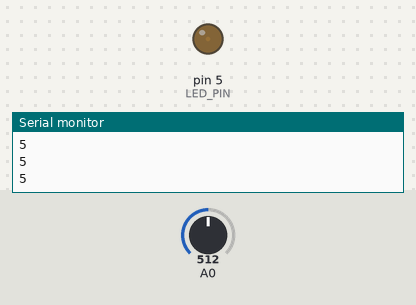
Simulated run of this sketch. Board: Arduino Uno, built with avr-gcc and run on an emulated ATmega328P. Shown: output pins drawn as LEDs (lit = HIGH), the last lines printed to the serial monitor. The test bench sets the inputs (shaded band); at power-on: A0 = 512.

Above: at 0.99 s.
1.3 s: A0 set to 140
At 2.55 s:
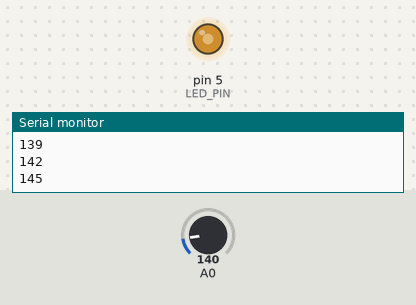
4.3 s: A0 set to 121
At 4.46 s:
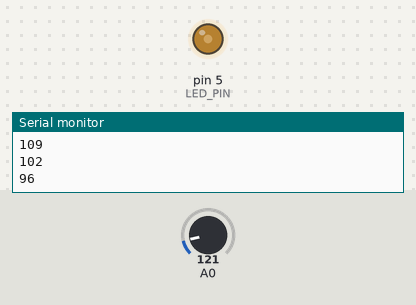
7.3 s: A0 set to 265
At 11.1 s:
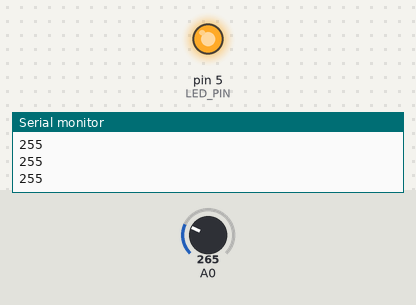
Timing chart, 0 to 12.6 s (numbered marks = the images above; inputs shaded):
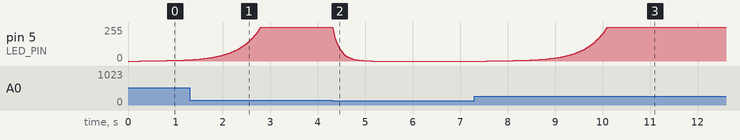

The sketch:

sketch_nov05a.ino
```cpp
#include <MsTimer2.h>

const int LED_PIN = 5;
const int UP_STEP = 1;
const int DOWN_STEP = 3;

int brightness = 0;

boolean bAscending = false;

const double C = 255.0;

int getDuty(double ratio) {
  if(ratio == 0) return 0;
  return round(exp(log(255.0) - (1 - ratio) * log(C)));
}

int potential = 0;

void controlBrightness() {
 if(bAscending == true && brightness <255 && potential == 25) {
   brightness += UP_STEP;
   if(brightness > 255) brightness = 255;
 }
 else if(bAscending == true && brightness <255) {
   potential += 1;
 }
 else if(bAscending == false && brightness > 0) {
   brightness -= DOWN_STEP;
   if(brightness < 0) brightness = 0;
   potential = 0;
 }

 int b = getDuty(brightness/255.0);
 Serial.println(b);
 analogWrite(LED_PIN, b);
}

void readDistance()
{
  int value = analogRead(0);
  int distance = (6787/(value-3))-4;
  if(distance <= 50 && distance > 0){
    // Serial.print(distance);
    // Serial.println("cm");
    bAscending = true;
  }
  else{
    // Serial.println("not found");
    bAscending = false;
  }
}

void setup()
{
  Serial.begin(9600);
  pinMode( LED_PIN, OUTPUT );
 MsTimer2::set(10, controlBrightness);
 MsTimer2::start();
}

void loop() {
 readDistance();
 delay(10);
}
```

Measured:
- the behaviour switches between 127 and 126 on A0 (found by bisection; images 1 and 2)
- after the input at 4.3 s, pin 5 (LED_PIN): moves from 255/255 to 0/255 over 0.84 s, starting at once
- after the input at 7.3 s, pin 5 (LED_PIN): moves from 0/255 to 255/255 over 2.5 s, starting after 0.26 s
